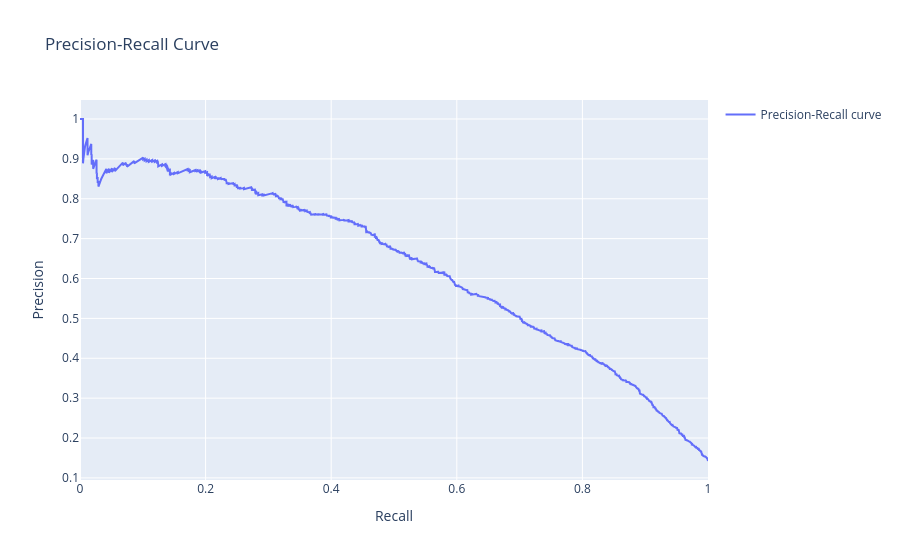

Notebook source saved alongside this figure:
### Code cell
lr_visualizer.plot_precision_recall_curve()

### Figure 1 — Plotly figure (JSON) as saved in the notebook; plotly's stock layout.template omitted (floating-point values rounded to 4 significant figures; data arrays with more than 128 entries replaced by an {"elided": "..."} marker saying what was removed)
{"data": [{"mode": "lines", "name": "Precision-Recall curve", "x": {"elided": "11695 float values"}, "y": {"elided": "11695 float values"}, "type": "scatter"}], "layout": {"title": {"text": "Precision-Recall Curve"}, "xaxis": {"title": {"text": "Recall"}}, "yaxis": {"title": {"text": "Precision"}}, "showlegend": true}}
